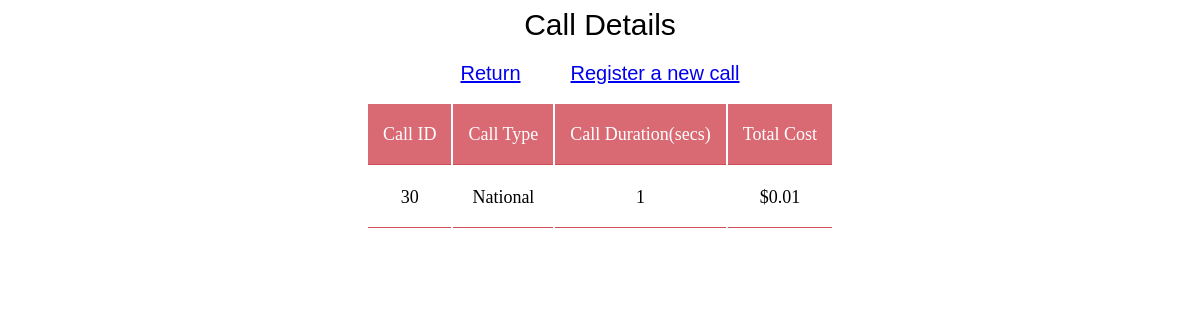
The page /calls/30/detail/ on the database its author committed.
### calls/models.py (models this page shows, shortened)
class Call(models.Model):
    duration = models.PositiveIntegerField('Call duration in seconds', validators=[MinValueValidator(1)], default=1)
    type = models.ForeignKey(Type,on_delete=models.CASCADE,default=None)
    cost = models.FloatField(default=0)

class Type(models.Model):
    CALL_CHOICES = (
        ('International', 'International'),
        ('National', 'National'),
        ('Domestic', 'Domestic'),
    )
    type = models.CharField(max_length=15, choices=CALL_CHOICES)
    cost = models.FloatField(validators=[MinValueValidator(0)])
    def __str__(self):
        return self.type

### calls/views.py (the view)
# urls.py: path('<int:pk>/detail/', views.DetailView.as_view(), name='detail'),
class DetailView(generic.DetailView):
    model = Call
    template_name = 'calls/detail.html'

### calls/templates/calls/detail.html
{% load static %}
<link rel="stylesheet" type="text/css" href="{% static 'calls/style.css' %}">
<h1>Call Details</h1>
<h2><a href="{% url 'calls:index' %}">Return</a>&nbsp&nbsp&nbsp&nbsp&nbsp&nbsp&nbsp&nbsp
<a href="{% url 'calls:register' %}">Register a new call</a></h2>
<div style="overflow-x:auto;">
<table>
    <tr>
        <th>Call ID</th>
        <th>Call Type</th>
        <th>Call Duration(secs)</th>
        <th>Total Cost</th>
    </tr>
    <tr>
        <td style="text-align: center">{{ call.id }}</td>
        <td style="text-align: center">{{ call.type }}</td>
        <td style="text-align: center">{{ call.duration }}</td>
        <td style="text-align: center">${{ call.cost|floatformat:2 }}</td>
    </tr>
</table>
</div>

### calls/static/calls/style.css (style rules this page uses)
h1 { font: 30px Consolas, sans-serif; text-align: center; }
h2 { font: 20px Consolas, sans-serif; text-align: center; }
table { align-content: center; margin-left: auto; margin-right: auto; table-layout: auto; }
tr, th, td { font: 18px/30px Consolas, serif; padding: 15px; text-align: center; border-bottom: 1px solid #d24f5a; }
th { background-color: #d96a73; color: white; }

### rows shown on the page
Call: id "30", type "National", duration "1", cost "0.01"
